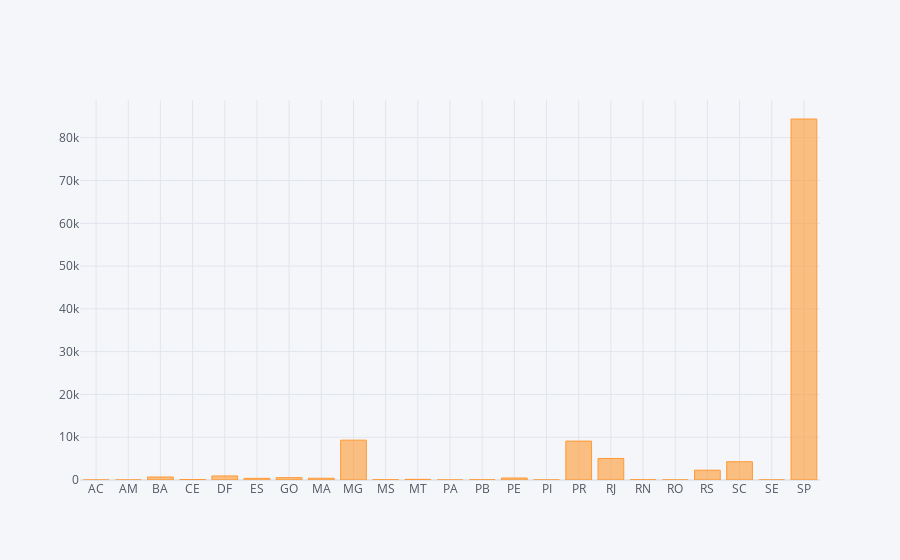

Source (notebook cell):
### Code cell
df.groupby('seller_state').count()['order_id'].iplot(kind='bar')

### Figure 1 — Plotly figure (JSON) as saved in the notebook; plotly's stock layout.template omitted (floating-point values rounded to 4 significant figures)
{"data": [{"marker": {"color": "rgba(255, 153, 51, 0.6)", "line": {"color": "rgba(255, 153, 51, 1.0)", "width": 1}}, "name": "order_id", "orientation": "v", "text": "", "x": ["AC", "AM", "BA", "CE", "DF", "ES", "GO", "MA", "MG", "MS", "MT", "PA", "PB", "PE", "PI", "PR", "RJ", "RN", "RO", "RS", "SC", "SE", "SP"], "y": [1, 3, 700, 103, 949, 390, 550, 410, 9314, 60, 147, 8, 44, 465, 12, 9094, 5036, 56, 14, 2294, 4271, 10, 84384], "type": "bar"}], "layout": {"legend": {"bgcolor": "#F5F6F9", "font": {"color": "#4D5663"}}, "paper_bgcolor": "#F5F6F9", "plot_bgcolor": "#F5F6F9", "title": {"font": {"color": "#4D5663"}}, "xaxis": {"gridcolor": "#E1E5ED", "showgrid": true, "tickfont": {"color": "#4D5663"}, "title": {"font": {"color": "#4D5663"}, "text": ""}, "zerolinecolor": "#E1E5ED"}, "yaxis": {"gridcolor": "#E1E5ED", "showgrid": true, "tickfont": {"color": "#4D5663"}, "title": {"font": {"color": "#4D5663"}, "text": ""}, "zerolinecolor": "#E1E5ED"}}}
